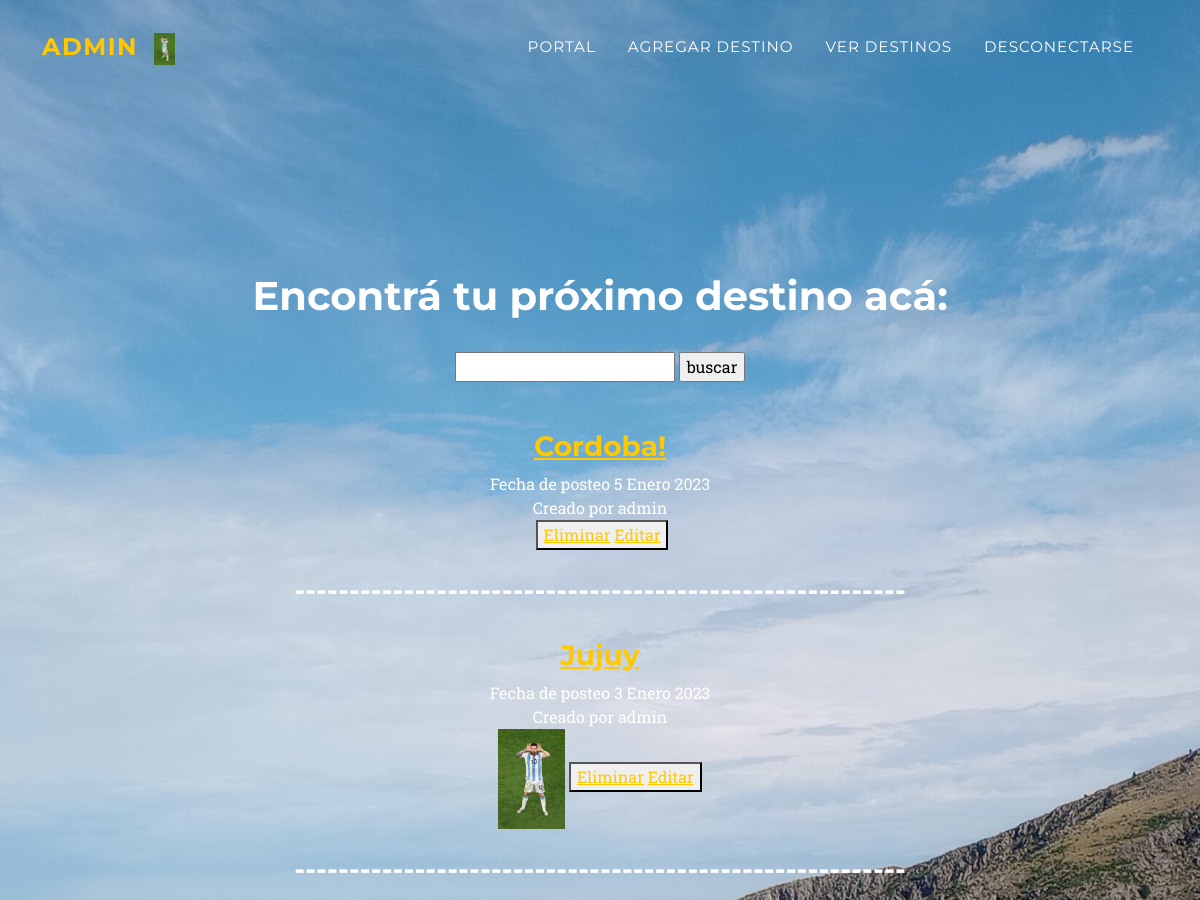
The page /verposteo/ (signed in, upper part) on the database as committed earlier.
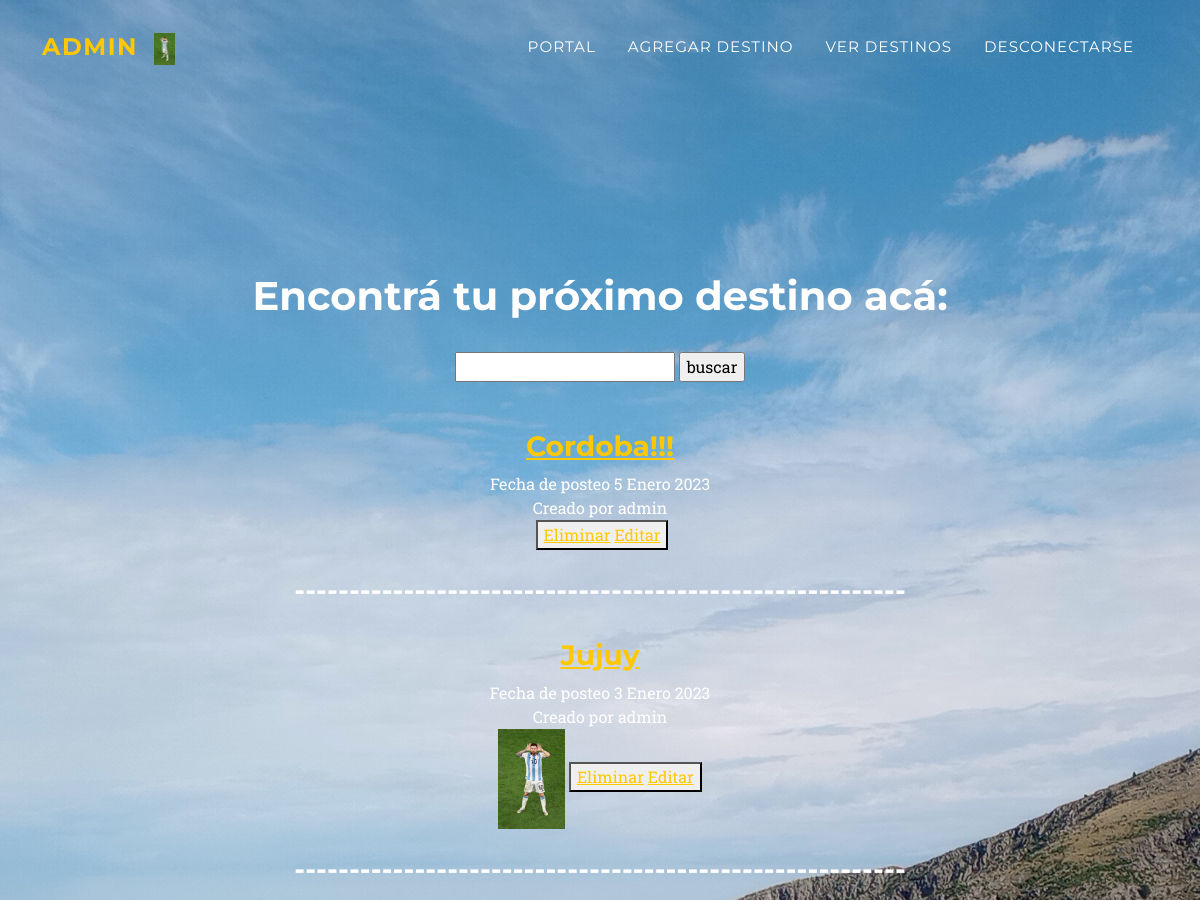
The same page on the database as committed later.
### AppUsuarios/models.py (models this page shows)
class Posteo(models.Model):
    usuario_posteo = models.ForeignKey(User, on_delete=models.CASCADE)
    titulo_posteo = models.CharField(max_length=40)
    subtitulo_posteo = models.CharField(max_length=40,default='hola')
    contenido_posteo = RichTextField(blank=True,null=True)
    imagen_post = models.ImageField(upload_to='posteos', blank=True)
    fecha_posteo_imagen = models.DateField(blank=True, null=True)
    def __str__(self):
        return self.titulo_posteo

### AppUsuarios/views.py (the view)
# urls.py: path("verposteo/", verPosteo, name="verposteo"),
@login_required
def verPosteo(request):
    posteos = Posteo.objects.all()
    datos= {"posteos":posteos}
    return render(request,"VerPosteos.html",{"posteos":posteos,"imagen":mostrarImagen(request)})

### AppUsuarios/views.py (called while the page is built)
@login_required
def mostrarImagen(request):
    lista=ImagenPerfil.objects.filter(user=request.user)
    if len(lista)!=0:
        imagen=lista[0].imagen.url
    else:
        imagen="/media/Perfil/homero.jpg"
    return imagen

### AppUsuarios/Templates/VerPosteos.html (shortened to what this page needs)
{% extends "PadreHome.html" %}
{% block avatar %}
<a class="navbar-brand" href={% url 'perfil' user.id %}><img height="200px" src="" alt="">{{user}}</a>
<br>
<a class="navbar-brand" href={% url 'perfil' user.id %}><img height="600px" src="{{ imagen }}" alt=""></a>
{% endblock %}
{% block nav %}
<li class="nav-item"><a class="nav-link" href={% url 'portal' %}>Portal</a></li>
<li class="nav-item"><a class="nav-link" href={% url 'postear' %}>Agregar destino</a></li>
<li class="nav-item"><a class="nav-link" href={% url 'verposteo' %}>Ver destinos</a></li>
<li class="nav-item"><a class="nav-link" href={% url 'desconectarse' %}>Desconectarse</a></li>
{% endblock %}
{% block contenido %}
<h1> Encontrá tu próximo destino acá: </h1>
<br>
<form action="{% url 'buscarposteo' %}" method="GET">
    <input type="text" name="titulo_posteo" id="titulo_posteo">
    <input type="submit" value="buscar">
</form>
<br>
</head>
<body>
    <div>
       {% for posteo in posteos %} {% csrf_token %}
            <br>
            <a class="box" href={% url 'paginaposteo' posteo.id %}><h3>{{posteo}}</h3></a>
            Fecha de posteo {{posteo.fecha_posteo_imagen}}
            <br>
            Creado por {{posteo.usuario_posteo}}
            <br>
            <img height="100px" src={{ posteo.imagen_post.url }} alt="">
                {% if user.is_superuser or user.is_usuario_posteo %}
                    <button>
                        <a href="{% url "eliminarposteo" posteo.id %}">Eliminar</a>
                        <a href="{% url "editarposteo" posteo.id %}">Editar</a>
                    </button>
                {% endif %}
            <br>
            <br>
            <h3>--------------------------------------------------------</h3>
       {% endfor %}
    </div>
</body>
<br>
{% endblock %}

Rows that differ between the two databases and show on the page:
changed Posteo: titulo_posteo "Cordoba!" → "Cordoba!!!"
